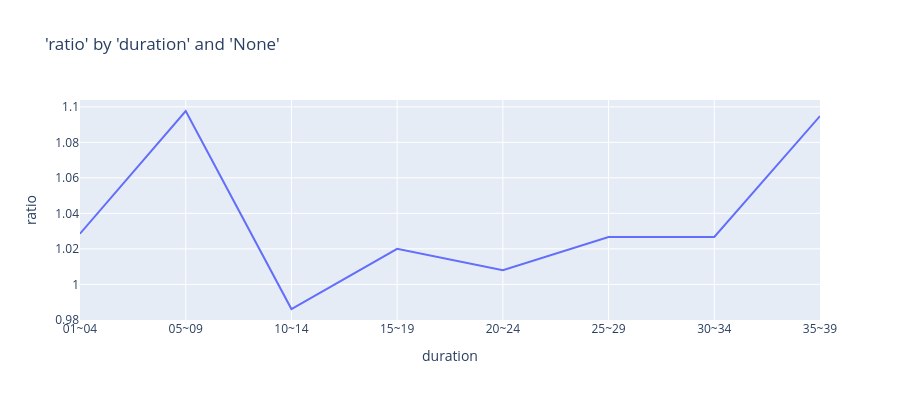

The code cell stored with this chart in its notebook:
### Code cell
charters.chart(
    df=model_data,
    x_axis="duration",
    y_axis="ratio",
    numerator="death_claim_amount",
    denominator="exp_amt_neural",
    x_bins=8,
    type="line",
)

### Figure 1 — Plotly figure (JSON) as saved in the notebook; plotly's stock layout.template omitted (floating-point values rounded to 4 significant figures)
{"data": [{"hovertemplate": "duration=%{x}<br>ratio=%{y}<extra></extra>", "legendgroup": "", "line": {"color": "#636efa", "dash": "solid"}, "marker": {"symbol": "circle"}, "mode": "lines", "name": "", "orientation": "v", "showlegend": false, "type": "scatter", "x": ["01~04", "05~09", "10~14", "15~19", "20~24", "25~29", "30~34", "35~39"], "xaxis": "x", "y": [1.029, 1.098, 0.9861, 1.02, 1.008, 1.027, 1.027, 1.095], "yaxis": "y"}], "layout": {"height": 400, "legend": {"tracegroupgap": 0}, "title": {"text": "'ratio' by 'duration' and 'None'"}, "xaxis": {"anchor": "y", "domain": [0, 1], "title": {"text": "duration"}}, "yaxis": {"anchor": "x", "domain": [0, 1], "title": {"text": "ratio"}, "type": "-"}}}
